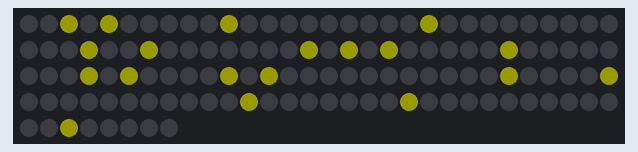
This program was run on a simulated CircuitPython board. Parts: 128 RGB LEDs in strip order, left to right, continuing on the next row. Dim RGB values are drawn brighter than linear.

Above: at 0.46 s.
At 1.08 s:
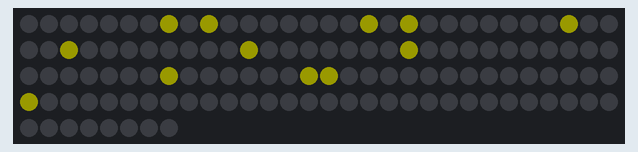
At 1.7 s:
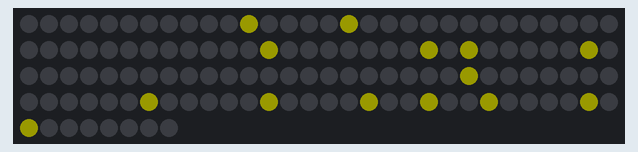
At 2.32 s:
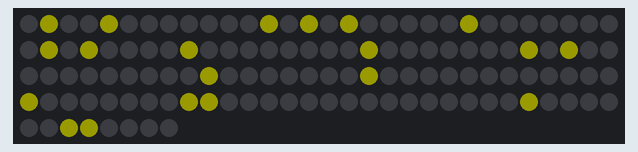
At 4.18 s:
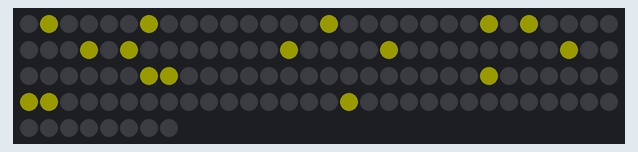
At 8.21 s:
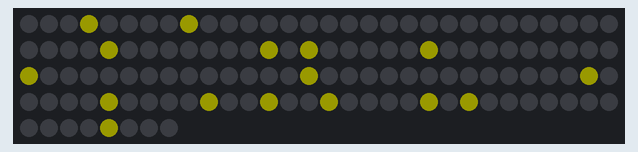

The program:

main.py
```python
import globalvariables

import time
import board
import neopixel

pixpin = board.A3
numpix = 128


strip = neopixel.NeoPixel(pixpin, numpix, brightness=0.1, auto_write=False)


def lookupColor(color,i):
    if color == 10:
        strip[i] = (0,0,0)
    # orange
    elif color == 11:
        strip[i] = (255,179,0)
    # yellow
    elif color == 12:
        strip[i] = (255,255,0)
    # green
    elif color == 13:
        strip[i] = (0,255,0)
    # blue
    elif color == 14:
        strip[i] = (0,0,255)
    # violet
    elif color == 15:
        strip[i] = (62,0,105)
    # red
    elif color == 17:
        strip[i] = (255,0,0)


# ----------------------------------------------------------------------------------------------------
# START DO NOT MODIFY THE CODE BETWEEN THE ---
# ----------------------------------------------------------------------------------------------------


def showMessageD(nextMessage,duration,myMessage,startingPoint):
    # start - show Message
    if globalvariables.myStart == 0:
        globalvariables.myStart = 1
        globalvariables.countToMaxLength = startingPoint


    i = 0
    for r in range(globalvariables.countToMaxLength,globalvariables.countToMaxLength+8):
        for c in range(0,8):
            temp = r % len(myMessage)
            color = myMessage[temp][c]
            lookupColor(color,i)
            i += 1

    for r in range(globalvariables.countToMaxLength,globalvariables.countToMaxLength+8):
        for c in range(8,16):
            temp = r % len(myMessage)
            color = myMessage[temp][c]
            lookupColor(color,i)
            i += 1

    strip.write()

    globalvariables.countToMaxLength -= 1
    globalvariables.durationCounter -= 1
    if globalvariables.durationCounter > duration:
        globalvariables.countToMaxLength = 0
        globalvariables.myStart = 0
        globalvariables.durationCounter = 0
        globalvariables.messageID = nextMessage


# ----------------------------------------------------------------------------------------------------
# END DO NOT MODIFY THE CODE BETWEEN THE ---
# ----------------------------------------------------------------------------------------------------


while True:
    if globalvariables.messageID == 1:
        # Call function - showMessage(nextMessageID, messageDuration, message, start)
        showMessageD(2,17,globalvariables.message1,0)


    elif globalvariables.messageID == 2:
        # Call function - showMessage(nextMessageID, messageDuration, message, start)
        showMessageD(3,10,globalvariables.message2,0)


    elif globalvariables.messageID == 3:
        # Call function - showMessage(nextMessageID, messageDuration, message, start)
        showMessageD(4,3,globalvariables.message1,10)


    elif globalvariables.messageID == 4:
        # Call function - showMessage(nextMessageID, messageDuration, message, start)
        showMessageD(1,15,globalvariables.message2,10)
```

Source omitted: balvariables.py (data table, 3350 bytes)

Measured:
- by itself, everything shown: repeats every 8.1 s, in 26 steps
